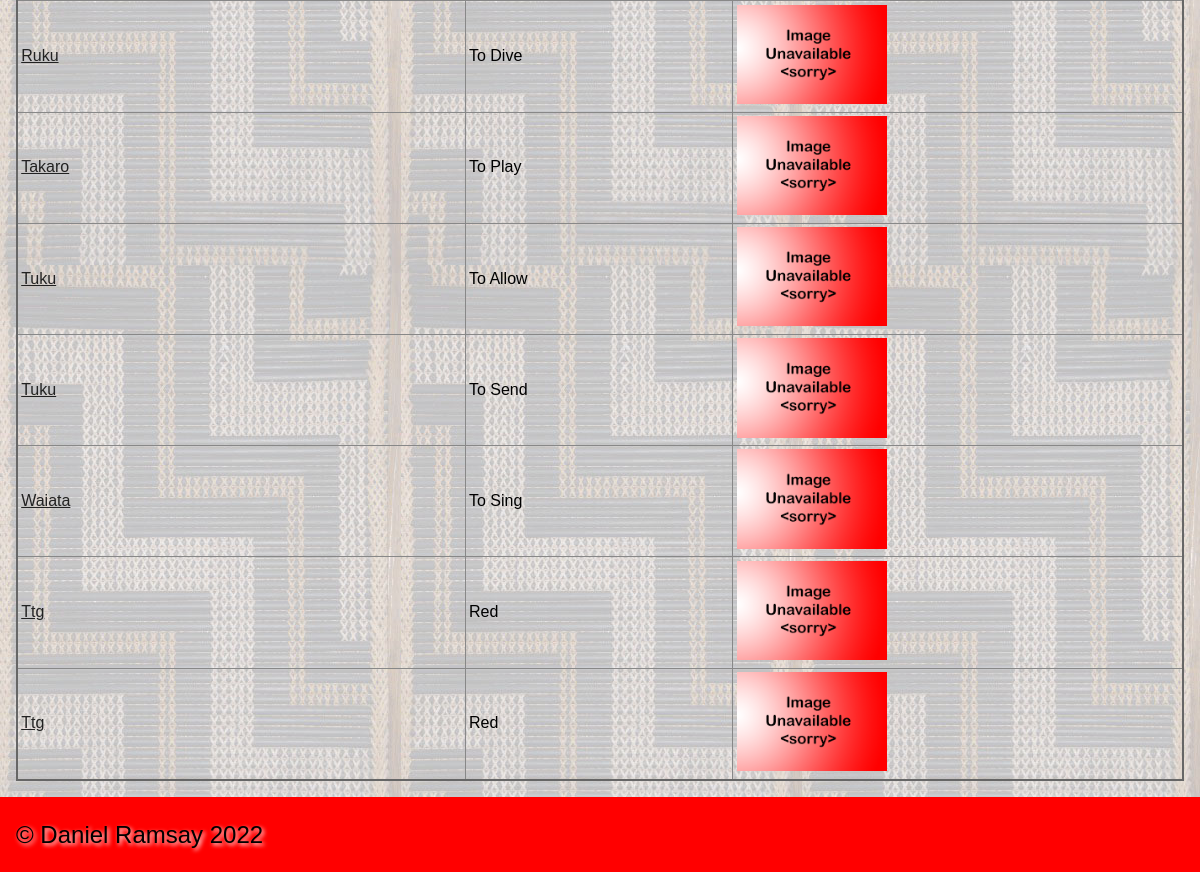
The page /category/actions (lower part) on the database as committed earlier.
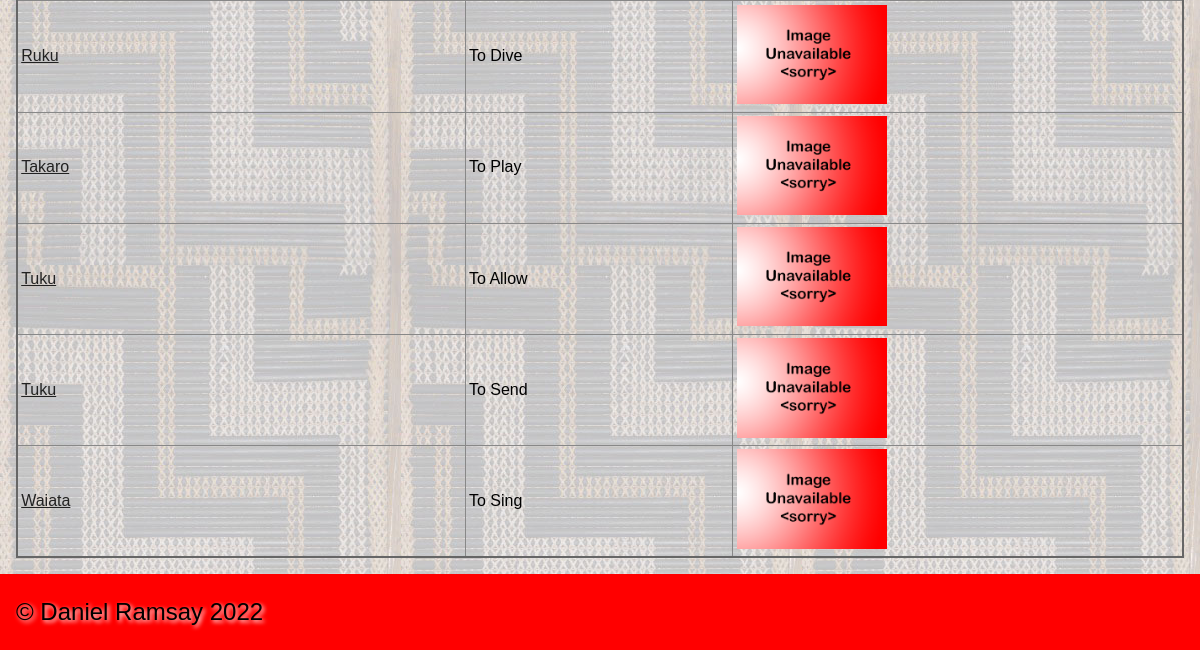
The same page on the database as committed later.
### tables this page shows
CREATE TABLE "maori_words"
(
    id             integer      not null
        primary key autoincrement,
    english_name   varchar(60)  not null,
    created_by     integer      not null
        references people
            on update restrict on delete restrict,
    created_at     datetime     not null,
    maori_name     varchar(60)  not null,
    category       varchar(60)  not null,
    level          integer      not null,
    definition     varchar(200) not null,
    image_filename varchar(60)
);

### app.py (the view)
@app.route('/category/<category_name>')
def site_category(category_name):
    category_name = category_name.replace("|", "/")
    query = "SELECT maori_name, english_name, definition, level, created_by, created_at, image_filename \
            FROM maori_words WHERE lower(category) = ?"
    con = create_connection(DATABASE)
    cur = con.cursor()
    cur.execute(query, (category_name.lower(),))
    maori_names = cur.fetchall()
    con.close()
    if maori_names == []:
        return redirect('/')
    return render_template("category.html", logged_in=is_logged_in(), categories=get_categories(),
                           category_name=category_name, maori_names=maori_names, is_a_teacher=is_a_teacher())

### app.py (called while the page is built)
def create_connection(db_file):
    try:
        connection = sqlite3.connect(db_file)
        return connection
    except Error as e:
        print(e)
    return None

def is_logged_in():
    if session.get("email") is None:
        print("not logged in")
        return False
    else:
        print("logged in")
        return True

def is_a_teacher():
    if session.get("type") == 'teacher':
        print("is teacher")
        return True
    else:
        print("is not teacher")
        return False

def get_categories():
    query = 'SELECT distinct lower(category) FROM maori_words'
    con = create_connection(DATABASE)
    cur = con.cursor()
    cur.execute(query)
    category_list = cur.fetchall()
    con.close()
    return category_list

### templates/category.html (shortened to what this page needs)
{% extends 'base.html' %}
{% block main %}
<table>
        <tbody>
            {% for maori_name in maori_names %}
                <tr>
                    <td><a href='/category/{{ category_name.lower().replace("/", "|") }}/{{ maori_name[0].lower() }}'>{{ maori_name[0].title() }}</a></td>
                    <td>{{ maori_name[1].title() }}</td>
                    {% if maori_name[6] %}
                        <td><img src='/static/images/{{ maori_name[6] }}' style="width: 150px"></td>
                    {% else %}
                        <td><img src='/static/images/noimage.png' style="width: 150px"></td>
                    {% endif %}
                </tr>
            {% endfor %}
        </tbody>
    </table>
{% endblock %}

### templates/base.html (shortened to what this page needs)
<!DOCTYPE html>
<html>
<head>
    <link rel="stylesheet" href="https://cdnjs.cloudflare.com/ajax/libs/normalize/8.0.1/normalize.css"/>
    <link href="{{ url_for('static', filename='style.css')}}" rel="stylesheet">
</head>
<body>
<div class="container">
    <main>
        {% block main %}{% endblock %}
    </main>
    <footer>
        <p>
            &copy; Daniel Ramsay 2022
        </p>
    </footer>
</div>
</body>
</html>

### static/style.css (style rules this page uses)
* { font-family: Comfortaa, sans-serif; margin: 0; padding: 0; box-sizing: border-box; }
main { grid-area: main; padding: 1rem; background-color: #edd; }
p { padding: 0.5rem 0; }
img { width: 100%; }
table { width: 100%; border: 2px solid #666; border-collapse: collapse; }
footer { grid-area: footer; padding: 1rem; background-color: #f00; }
footer p { color: #000; text-shadow: 2px 2px 4px #fff; font-size: 1.5rem; }
@media only screen and (min-width: 768px) { main { background-image: url('/poutama.jpg'); } }

Rows that differ between the two databases and show on the page:
removed maori_words: maori_name "Ttg", english_name "Red"
removed maori_words: maori_name "Ttg", english_name "Red"
